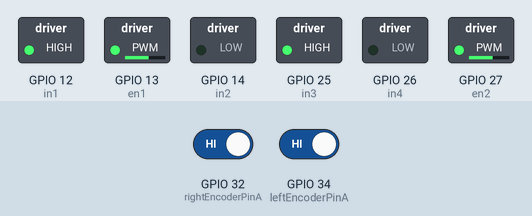
The sketch below on a simulated ESP32. Parts: switched loads named in the sketch (green lamp = pin HIGH). Inputs (shaded band) come from the test bench; at power-on: GPIO 32 (rightEncoderPinA) HIGH, GPIO 34 (leftEncoderPinA) HIGH. What the sketch prints to the serial monitor is not drawn.

Above: at 0.1 s.
Timing chart, 0 to 1.6 s (numbered marks = the images above):
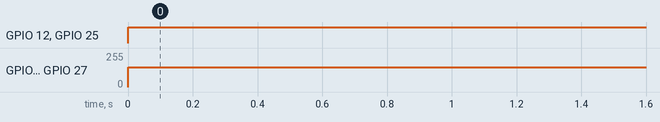

The sketch:

motor_PID.ino
```cpp
#include <PID_v1.h>

// Motor driver pins
const int en1 = 13;
const int in1 = 12;
const int in2 = 14;
const int en2 = 27;
const int in3 = 25;
const int in4 = 26;

// Encoder pins
const int leftEncoderPinA = 34;
const int leftEncoderPinB = 35;
const int rightEncoderPinA = 32;
const int rightEncoderPinB = 33;

// Encoder variables
volatile long leftEncoderCount = 0;
volatile long rightEncoderCount = 0;
volatile long previousLeftEncoderCount = 0;
volatile long previousRightEncoderCount = 0;

// PID variables
double Setpoint, Input, Output;
double aggKp = 1.0, aggKi = 0.5, aggKd = 0.05; // Start with smaller values
double consKp = 1, consKi = 0.05, consKd = 0.01;

// PID instance
PID myPID(&Input, &Output, &Setpoint, consKp, consKi, consKd, DIRECT);

// Base speed for motors
const int baseSpeed = 150;

// ISR for left encoder
void IRAM_ATTR leftEncoderISR() {
  if (digitalRead(leftEncoderPinB) == HIGH) {
    leftEncoderCount++;
  } else {
    leftEncoderCount--;
  }
}

// ISR for right encoder
void IRAM_ATTR rightEncoderISR() {
  if (digitalRead(rightEncoderPinB) == HIGH) {
    rightEncoderCount++;
  } else {
    rightEncoderCount--;
  }
}

void setup() {
  // Initialize serial communication for debugging
  Serial.begin(115200);

  // Initialize motor driver pins
  pinMode(en1, OUTPUT);
  pinMode(in1, OUTPUT);
  pinMode(in2, OUTPUT);
  pinMode(en2, OUTPUT);
  pinMode(in3, OUTPUT);
  pinMode(in4, OUTPUT);

  // Initialize encoder pins
  pinMode(leftEncoderPinA, INPUT);
  pinMode(leftEncoderPinB, INPUT);
  pinMode(rightEncoderPinA, INPUT);
  pinMode(rightEncoderPinB, INPUT);

  // Attach interrupts for encoders
  attachInterrupt(digitalPinToInterrupt(leftEncoderPinA), leftEncoderISR, RISING);
  attachInterrupt(digitalPinToInterrupt(rightEncoderPinA), rightEncoderISR, RISING);

  // Initialize PID
  Setpoint = 0;
  myPID.SetMode(AUTOMATIC);
}

void loop() {
  // Calculate the number of ticks since the last loop
  long leftTicks = leftEncoderCount - previousLeftEncoderCount;
  long rightTicks = rightEncoderCount - previousRightEncoderCount;

  // Save current encoder counts for the next loop
  previousLeftEncoderCount = leftEncoderCount;
  previousRightEncoderCount = rightEncoderCount;

  // Calculate error
  Input = leftTicks - rightTicks;

  // Calculate gap to decide tuning parameters
  double gap = abs(Setpoint - Input); // distance away from setpoint
  if (gap < 10) {
    // We're close to setpoint, use conservative tuning parameters
    myPID.SetTunings(consKp, consKi, consKd);
  } else {
    // We're far from setpoint, use aggressive tuning parameters
    myPID.SetTunings(aggKp, aggKi, aggKd);
  }

  // Compute PID output
  myPID.Compute();

  // Adjust motor speeds
  int leftMotorSpeed = baseSpeed + Output;
  int rightMotorSpeed = baseSpeed - Output;

  // Ensure motor speeds are within valid range
  leftMotorSpeed = constrain(leftMotorSpeed, -255, 255);
  rightMotorSpeed = constrain(rightMotorSpeed, -255, 255);

  // Set motor directions and speeds
  if (leftMotorSpeed > 0) {
    digitalWrite(in1, HIGH);
    digitalWrite(in2, LOW);
  } else {
    digitalWrite(in1, LOW);
    digitalWrite(in2, HIGH);
    leftMotorSpeed = -leftMotorSpeed;
  }
  analogWrite(en1, leftMotorSpeed);

  if (rightMotorSpeed > 0) {
    digitalWrite(in3, HIGH);
    digitalWrite(in4, LOW);
  } else {
    digitalWrite(in3, LOW);
    digitalWrite(in4, HIGH);
    rightMotorSpeed = -rightMotorSpeed;
  }
  analogWrite(en2, rightMotorSpeed);

  // Print variables for Serial Plotter
  Serial.print("Input: ");
  Serial.print(Input);
  Serial.print("Output: ");
  Serial.print(", ");
  Serial.println(Output);
  Serial.print(", Left Motor Speed: ");
  Serial.print(leftMotorSpeed);
  Serial.print(", Right Motor Speed: ");
  Serial.println(rightMotorSpeed);

  // Small delay for the loop
  //delay(100);
}
```

Measured:
- by itself, GPIO 12 (in1), GPIO 25 (in3): LOW → HIGH at 0.00 s
- by itself, GPIO 13 (en1), GPIO 27 (en2): 0/255 → 150/255 at 0.00 s
